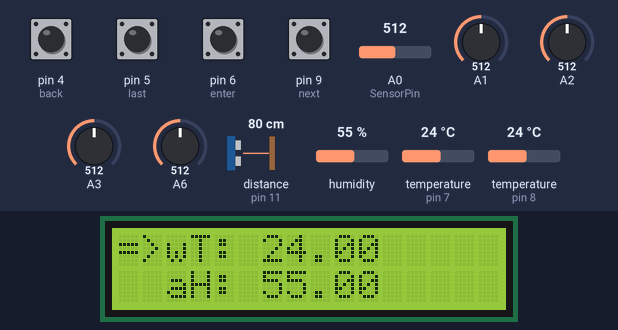
This sketch was run on a simulated Arduino Nano, built with avr-gcc and run on an emulated ATmega328P. Shown: 16×2 character LCD. Inputs (shaded band) come from the test bench; at power-on: pin 4 (back), pin 5 (last), pin 6 (enter), pin 9 (next) HIGH, A0 (SensorPin) = 512, A1 = 512, A2 = 512, A3 = 512, A6 = 512, distance to the obstacle (sensor on pin 11) 80 cm, humidity 55 %, temperature (sensors on pin 7, pin 8) 24 °C. The echo pulse lasts 58.3 µs per cm; what the sketch prints to the serial monitor is not drawn.

Above: at 4.5 s.
4.6 s: pin 5 (last) pulled LOW for 0.15 s
At 5.7 s:
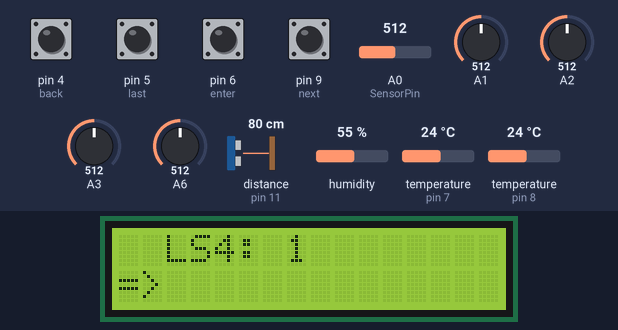
16.4 s: pin 5 (last) pulled LOW for 1 s
At 17.0 s:
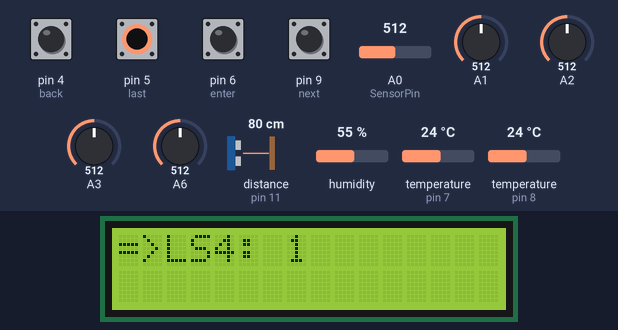
28.0 s: pin 5 (last) pulled LOW for 0.15 s
At 28.5 s:
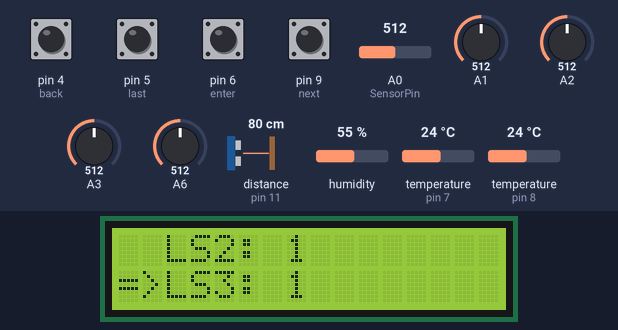
39.6 s: pin 5 (last) pulled LOW for 0.15 s
At 40.9 s:
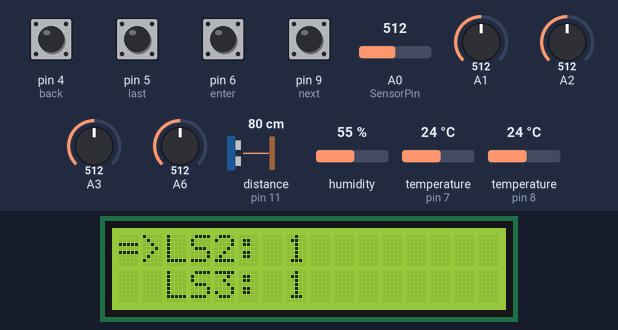
51.2 s: pin 5 (last) pulled LOW for 1 s
At 52.1 s:
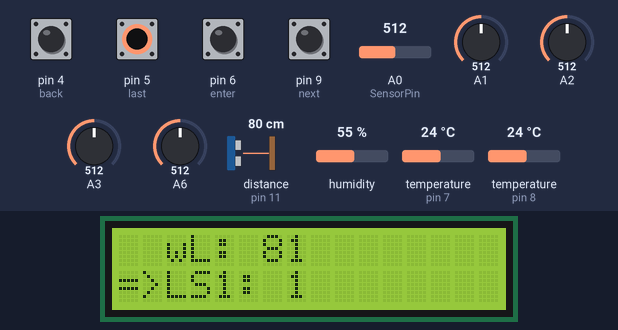
62.8 s: pin 5 (last) pulled LOW for 0.15 s
At 63.4 s:
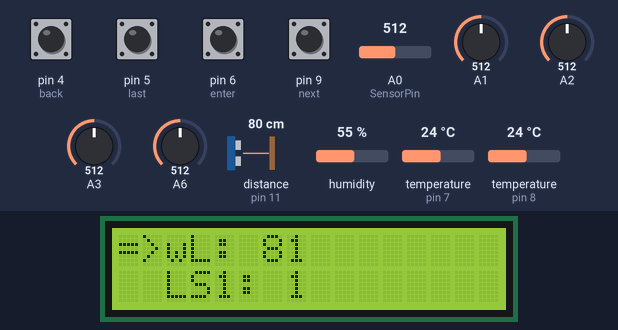
Timing chart, 0 to 65.8 s (numbered marks = the images above; inputs shaded):
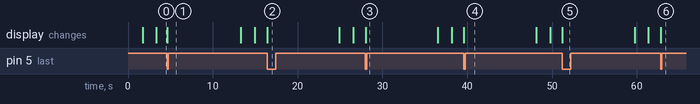

The sketch:

HYdroponic_V2.ino
```cpp
//Required Libraries
#include <OneWire.h> //for water temperature sensor
#include <DallasTemperature.h> //for water temperature sensor
#include <NewPing.h>//for ultrasonic water level sensor
#include <Wire.h> //for the LCD
#include <LiquidCrystal_I2C.h> //for the LCD
#include "DHT.h" //for air temperature and humidity sensor

#define DHTTYPE DHT11   // DHT 11 Air Temperature and humidity sensor - DHT22 are more accurate
#define DHTPIN 8  // what digital pin the DHT sensor is connected to.

#define SensorPin A0 //pH sensor signal pin

#define ambLS 400 // light sensors should return under this value when off, over when on
#define numLights 4 //number of lights. will send X otherwise

#define TRIGGER_PIN  12  // Arduino pin tied to trigger pin on the ultrasonic sensor.
#define ECHO_PIN     11  // Arduino pin tied to echo pin on the ultrasonic sensor.
#define MAX_DISTANCE 350 // Maximum distance we want to ping for (in centimeters). Maximum sensor distance is rated at 400-500cm.

#define ONE_WIRE_BUS 7 // data wire of the Water Temperature sensor

#define samplingInterval 20 //pH sampling interval
#define printInterval 800 //amount of time to sample pH in milliseconds
#define ArrayLenth  40 //for the pH sensor readings - will allow to take an average reading

#define numData 9 //total number of metrics to gather
#define dataPerScreen lcdHeight //how many metrics can fit on each screen (number of lines on LCD)

//BUTTONS connected to digital pins X
#define back 4
#define enter 6
#define next 9
#define last 5

//width and height of the LCD
#define lcdWidth 16
#define lcdHeight 2

//start the LCD library - i2c address, height, and width
LiquidCrystal_I2C lcd(0x27, lcdWidth, lcdHeight);

// NewPing setup of pins and maximum distance.
NewPing sonar(TRIGGER_PIN, ECHO_PIN, MAX_DISTANCE);

//start the DHT sensor with the pin and type
DHT dht(DHTPIN, DHTTYPE);

// Setup a oneWire instance to communicate with any OneWire devices
OneWire oneWire(ONE_WIRE_BUS);
// Pass our oneWire reference to Dallas Temperature sensor
DallasTemperature sensors(&oneWire);

int millisUpdate = millis(); //I dont think this is used FIX

//states for all the buttons - inverted logic because of pullup resistors on the buttons for the menu
bool nextState = HIGH;
bool lastState = HIGH;
bool enterState = HIGH;
bool backState = HIGH;
bool pressedOnce = HIGH;

unsigned long buttonOffset = 0; //the timestamp of the last button press
#define buttonDelay 300 //minimum time (in milliseconds) between button presses
int arrowPosition = 0; //store the arrow position on the LCD
bool calibrateMenu = false; //
float Offset= 0;     //deviation compensate of ph sensor - should be stored in EEPROM

int pHArray[ArrayLenth]; //Store the average value of the sensor feedback
int pHArrayIndex=0;

uint8_t screenCount = 0;//what sensor display screen we are currently looking at

//variables for all the data, with their prefixes to display on the LCD
String dataPrefix[numData] = {"wT", "aH", "aT", "pH", "wL", "LS1", "LS2", "LS3", "LS4"};
String data[numData];
float wT;
float aH;
float aT;
float pH;
unsigned long wL;
String l1S;
String l2S;
String l3S;
String l4S;

//#define sendDataInterval 3600000 //for 1 h
#define sendDataInterval 10000//for 10 seconds
unsigned long lastSendDataMillis; //last time data was sent

//no longer using this, controlled by buttons. Maybe if no button pushed in X time, then auto-scroll
//unsigned long screenChangeInterval = 3000;
//unsigned long lastScreenChangeMillis;

void setup() {
  // put your setup code here, to run once:
  Serial.begin(9600);
  //setup for button pins
  pinMode(enter,INPUT_PULLUP);
  pinMode(next, INPUT_PULLUP);
  pinMode(last, INPUT_PULLUP);
  pinMode(back, INPUT_PULLUP);

  //setup for sensors
  dht.begin();
  sensors.begin();

  //setup for LCD
  lcd.begin();

  //this should not be here! should load offset from EEPROM - FIX
  calibratePhSensor();
}

void loop() {

  //if the set amount of time has passed since we last gathered, gather and send new data
  if((millis() - lastSendDataMillis) > sendDataInterval){
    gatherData();
  }

  //read all the buttons, if any are pressed, then take appropriate action.
  enterState = digitalRead(enter);
  nextState = digitalRead(next);
  lastState = digitalRead(last);
  backState = digitalRead(back);
  if (millis() - buttonOffset > buttonDelay){
   if((nextState == LOW) && (!pressedOnce)){
    arrowPosition++;
    if (arrowPosition >= dataPerScreen){
    arrowPosition = 0;
    screenCount++;
    }
    if (screenCount > numData/dataPerScreen){
      screenCount = 0;
    }
    pressedOnce = true;
    buttonOffset = millis();
    showLCDData();
  }
  else if((lastState == LOW) && (!pressedOnce)){
    arrowPosition--;
    if(arrowPosition <= -1){
    arrowPosition = 1;
    screenCount--;
    }
    if(screenCount== 255){
      screenCount =numData/dataPerScreen;
    }
    Serial.print(screenCount);
    pressedOnce = true;
    buttonOffset = millis();
    showLCDData();
  }
  else if((enterState == LOW) && (!pressedOnce)){
    if(!calibrateMenu && (arrowPosition + dataPerScreen * screenCount == 3 )|| calibrateMenu){
    if(!calibrateMenu){
    calibrateMenu = true;
    }
    else if(calibrateMenu && (arrowPosition == 0)){ //arrow was on NO
      calibrateMenu = false;//DON'T DO ANYTHING
    }
    else if(calibrateMenu && (arrowPosition >= 1)){ //arrow was on YES
      if(arrowPosition + dataPerScreen * screenCount == 3){
        calibratePhSensor();//CALIBRATE PH SENSOR
      }
      if(arrowPosition + dataPerScreen * screenCount == 9){
        //CALIBRATE FLOW SENSOR
      }
      calibrateMenu = false;
    }
    arrowPosition = 0;
    showLCDData();
    }
    pressedOnce = true;
    buttonOffset = millis();
  }
  else if((backState == LOW) && (!pressedOnce)){
    gatherData();
    pressedOnce = true;
    buttonOffset = millis();
  }
  if ((enterState == HIGH) && (nextState == HIGH) && (lastState == HIGH)&& (backState == HIGH)){
    pressedOnce = false;
  }
  }
}

unsigned long getWaterLevelCm(){
  return(sonar.ping_cm());
}

float getAirhumid(){
  return(dht.readHumidity());
}

float getAirTempC(){
  return(dht.readTemperature());
}

float getWaterTempC(){
  sensors.requestTemperatures();
  return(sensors.getTempCByIndex(0));
}

String getLight1Status(){
  return((String)(analogRead(A1) > ambLS));
}
String getLight2Status(){
  if(numLights == 1) return "X";
  return((String)(analogRead(A2) > ambLS));
}
String getLight3Status(){
  if(numLights == 1) return "X";
  return((String)(analogRead(A3) > ambLS));
}
String getLight4Status(){
  if(numLights == 1) return "X";
  return((String)(analogRead(A6) > ambLS));
}

float getPHValue(){
  float pHValue,voltage;
    for(int i = 0; i < 40; i++){
      pHArray[pHArrayIndex++]=analogRead(SensorPin);
      if(pHArrayIndex==ArrayLenth)pHArrayIndex=0;
      voltage = avergearray(pHArray, ArrayLenth)*5.0/1024;
      pHValue = (3.5*voltage)+Offset;
      delay(20);
    }
    return(pHValue);
}

//**************************IF YOU WANT TO ADD NEW SENSORS, create a getXXXX function here, like outlined below.
//also, add this function to gatherData below, and put the new data in the arrays at the top, and increment numData
//This will also print "LOAD" on the LCD as it is gathering data.
/*
float getSensorData(){
  //get the data you need - read a pin, call a library, or whatever
  return(data)
}
*/


void gatherData(){
  lcd.setCursor(12,0);
    lcd.print("Load");
    wT = getWaterTempC();//Change this variables or make your or make your own ones
    aH = getAirhumid();
    aT = getAirTempC();
    pH= getPHValue();
    wL = getWaterLevelCm();
    l1S = getLight1Status();
    l2S = getLight2Status();
    l3S = getLight3Status();
    l4S = getLight4Status();

    data[0] = (String)wT;
    data[1] = (String)aH;
    data[2] = (String)aT;
    data[3] = (String)pH;
    data[4] = (String)wL;
    data[5] = (String)l1S;
    data[6] = (String)l2S;
    data[7] = (String)l3S;
    data[8] = (String)l4S;

    String dataOutput = "";
    dataOutput += wL;
    dataOutput += ",";
    dataOutput += aH;
    dataOutput += ",";
    dataOutput += aT;
    dataOutput += ",";
    dataOutput += wT;
    dataOutput += ",";
    dataOutput += pH;
    dataOutput += ",";
    dataOutput += l1S;
    dataOutput += ",";
    dataOutput += l2S;
    dataOutput += ",";
    dataOutput += l3S;
    dataOutput += ",";
    dataOutput += l4S;

    Serial.println(dataOutput);

    lastSendDataMillis = millis();
    lcd.setCursor(12,0);
    lcd.print("    ");
    showLCDData();
}

//This is for the pH sensor, don't touch it.
double avergearray(int* arr, int number){
  int i;
  int max,min;
  double avg;
  long amount=0;
  if(number<=0){
    Serial.println("Error number for the array to avraging!/n");
    return 0;
  }
  if(number<5){   //less than 5, calculated directly statistics
    for(i=0;i<number;i++){
      amount+=arr[i];
    }
    avg = amount/number;
    return avg;
  }else{
    if(arr[0]<arr[1]){
      min = arr[0];max=arr[1];
    }
    else{
      min=arr[1];max=arr[0];
    }
    for(i=2;i<number;i++){
      if(arr[i]<min){
        amount+=min;        //arr<min
        min=arr[i];
      }else {
        if(arr[i]>max){
          amount+=max;    //arr>max
          max=arr[i];
        }else{
          amount+=arr[i]; //min<=arr<=max
        }
      }//if
    }//for
    avg = (double)amount/(number-2);
  }//if
  return avg;
}

//This shows all the data on the LCD, using the screenCount global variable to decide which set to show.
void showLCDData(){
  lcd.clear();
  if (!calibrateMenu){
  lcd.setCursor(0,arrowPosition);
  lcd.print("=>");
  for(int i = 0; i < dataPerScreen; i ++){
    if((i+ (dataPerScreen * screenCount)) <= numData-1){
      lcd.setCursor(2,i);
      lcd.print(dataPrefix[i + (dataPerScreen * screenCount)]);
      lcd.print(": ");
      lcd.print(data[i + (dataPerScreen * screenCount)]);
    }
  }
  }
  else{
    lcd.setCursor(0,0);
    lcd.print("Calibrate?");
    lcd.setCursor(6 * arrowPosition,1);
    lcd.print("=>");
    lcd.setCursor(2, 1);
    lcd.print("No");
    lcd.setCursor(8,1);
    lcd.print("Yes");
  }
}

//Calibrates the Offset on the pH sensor.
void calibratePhSensor(){
        Offset = 0;
        gatherData();
        Offset = 7.00 - data[3].toFloat();
        gatherData(); //Do not need to regather at the end necessarily.
}
```

Measured:
- after the input at 4.6 s, the display: changes at once (image 1)
- after the input at 16.4 s, the display: changes at once (image 2)
- after the input at 28.0 s, the display: changes at once (image 3)
- after the input at 39.6 s, the display: changes at once (image 4)
- after the input at 51.2 s, the display: changes at once (image 5)
- after the input at 62.8 s, the display: changes at once (image 6)
